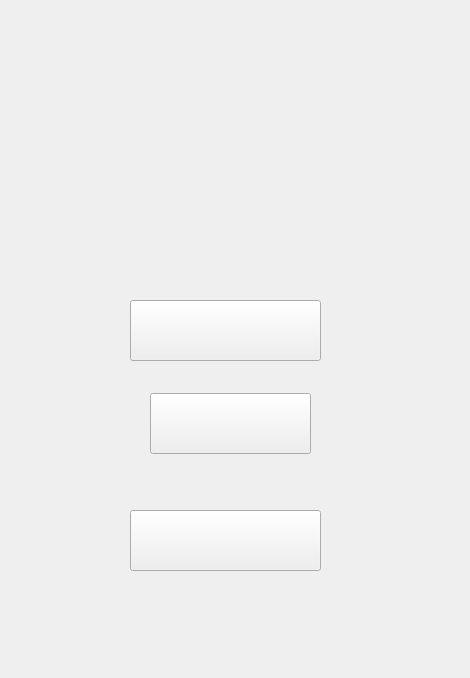
<?xml version="1.0" encoding="UTF-8"?>
<ui version="4.0">
 <class>GameMenu</class>
 <widget class="QWidget" name="GameMenu">
  <property name="enabled">
   <bool>true</bool>
  </property>
  <property name="geometry">
   <rect>
    <x>0</x>
    <y>0</y>
    <width>470</width>
    <height>678</height>
   </rect>
  </property>
  <property name="windowTitle">
   <string>Game Menu</string>
  </property>
  <property name="autoFillBackground">
   <bool>false</bool>
  </property>
  <property name="styleSheet">
   <string notr="true"/>
  </property>
  <widget class="QPushButton" name="restartButton">
   <property name="geometry">
    <rect>
     <x>130</x>
     <y>300</y>
     <width>191</width>
     <height>61</height>
    </rect>
   </property>
   <property name="text">
    <string/>
   </property>
  </widget>
  <widget class="QPushButton" name="backButton">
   <property name="geometry">
    <rect>
     <x>130</x>
     <y>510</y>
     <width>191</width>
     <height>61</height>
    </rect>
   </property>
   <property name="text">
    <string/>
   </property>
  </widget>
  <widget class="QPushButton" name="recipeButton">
   <property name="geometry">
    <rect>
     <x>150</x>
     <y>393</y>
     <width>161</width>
     <height>61</height>
    </rect>
   </property>
   <property name="text">
    <string/>
   </property>
  </widget>
 </widget>
 <resources/>
 <connections/>
</ui>
